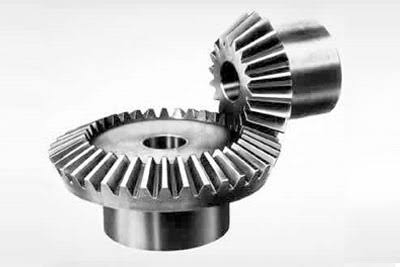
#> input picture curso_senai_ia/computer_vision/pecas.jpg, 400 x 267 px
$ jupyter execute desafio01_sa_visao_computacional_deteccao_objetos.ipynb   (shell and % lines are left out)
#> lines starting #> are read from the running program, lines starting #| are printed output that depends on the picture; after the words box and inside, x2 and y2 are one past the last pixel; in counts of white or black regions, pixels touching at a corner belong together
[cell 1]

import cv2
import numpy as np
import matplotlib.pyplot as plt
import pandas as pd

from google.colab import files

[cell 2]
uploaded = files.upload()
#> the answer given: pecas.jpg

[cell 3]
nome_imagem = "pecas.jpg"

imagem = cv2.imread(nome_imagem)
#> imagem is the input picture: shape (267, 400, 3); min 0, max 255, mean 206.1


imagem_rgb = cv2.cvtColor(
    imagem,
    cv2.COLOR_BGR2RGB
)


plt.figure(figsize=(8,6))
plt.imshow(imagem_rgb)
plt.title("Imagem Original")
plt.axis("off")
plt.show()

[cell 4]
cinza = cv2.cvtColor(
    imagem,
    cv2.COLOR_BGR2GRAY
)


blur = cv2.GaussianBlur(
    cinza,
    (5,5),
    0
)
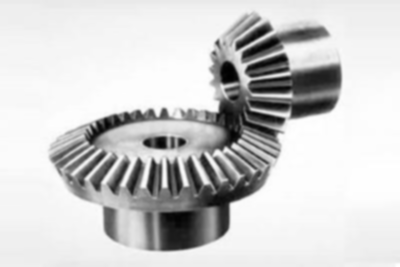
#> blur: shape (267, 400); min 0, max 255, mean 206.1


plt.figure(figsize=(8,6))
plt.imshow(cinza, cmap="gray")
plt.title("Escala de Cinza")
plt.axis("off")
plt.show()

[cell 5]
_, thresh = cv2.threshold(
    blur,
    120,
    255,
    cv2.THRESH_BINARY
)
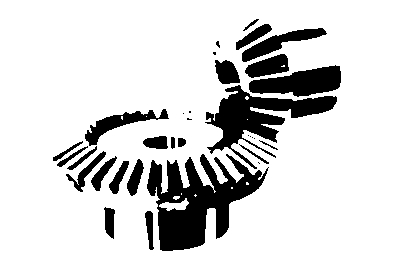
#> thresh: shape (267, 400); 83.9% white; 33 black regions (10 under 20 px), largest, box (x1, y1, x2, y2) and area: (147, 154, 269, 251) 5760, (205, 85, 337, 169) 3669, (249, 65, 341, 97) 1822


plt.figure(figsize=(8,6))
plt.imshow(thresh,cmap="gray")
plt.title("Imagem Segmentada")
plt.axis("off")
plt.show()

[cell 6]
contornos, _ = cv2.findContours(
    thresh,
    cv2.RETR_EXTERNAL,
    cv2.CHAIN_APPROX_SIMPLE
)
#> contornos = [[[0, 0], [0, 266], [399, 266], [399, 0]]]


print("Quantidade de objetos encontrados:", len(contornos))
#| Quantidade de objetos encontrados: 1

[cell 7]
resultado = imagem_rgb.copy()

dados = []

contador = 1


for contorno in contornos:

    area = cv2.contourArea(contorno)


    if area > 500:

        x,y,w,h = cv2.boundingRect(contorno)


        cv2.rectangle(
            resultado,
            (x,y),
            (x+w,y+h),
            (255,0,0),
            3
        )


        cv2.putText(
            resultado,
            f"Objeto {contador}",
            (x,y-10),
            cv2.FONT_HERSHEY_SIMPLEX,
            0.7,
            (255,0,0),
            2
        )


        proporcao = w/h


        dados.append(
            [
                contador,
                area,
                w,
                h,
                proporcao
            ]
        )


        contador += 1
#> this loop made 1 pass
#> (contorno, area, x, y, w, h, proporcao, contador) on pass 1: ([[0, 0], [0, 266], [399, 266], [399, 0]], 106134, 0, 0, 400, 267, 1.5, 2)
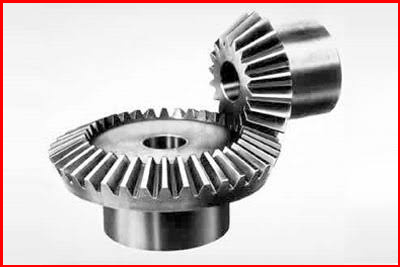
#> resultado: shape (267, 400, 3); 3.1% of pixels changed, all inside (x1, y1, x2, y2) = (0, 0, 400, 267)
#> after the loop, contador = 2; dados = [[1, 106134, 400, 267, 1.5]]


plt.figure(figsize=(10,7))
plt.imshow(resultado)
plt.title("Objetos Detectados")
plt.axis("off")
plt.show()

[cell 8]
tabela = pd.DataFrame(
    dados,
    columns=[
        "Objeto",
        "Area",
        "Largura",
        "Altura",
        "Proporcao"
    ]
)
#> tabela = table of 1 rows and 5 columns


tabela
#> Out = table of 1 rows and 5 columns

[cell 9]
def classificar(area):

    if area < 2000:
        return "Pequeno"

    elif area < 6000:
        return "Medio"

    else:
        return "Grande"


tabela["Classificacao"] = tabela["Area"].apply(classificar)


tabela
#> Out = table of 1 rows and 6 columns

[cell 10]
cv2.imwrite(
    "resultado_final.jpg",
    cv2.cvtColor(resultado, cv2.COLOR_RGB2BGR)
)


print("Imagem salva!")
